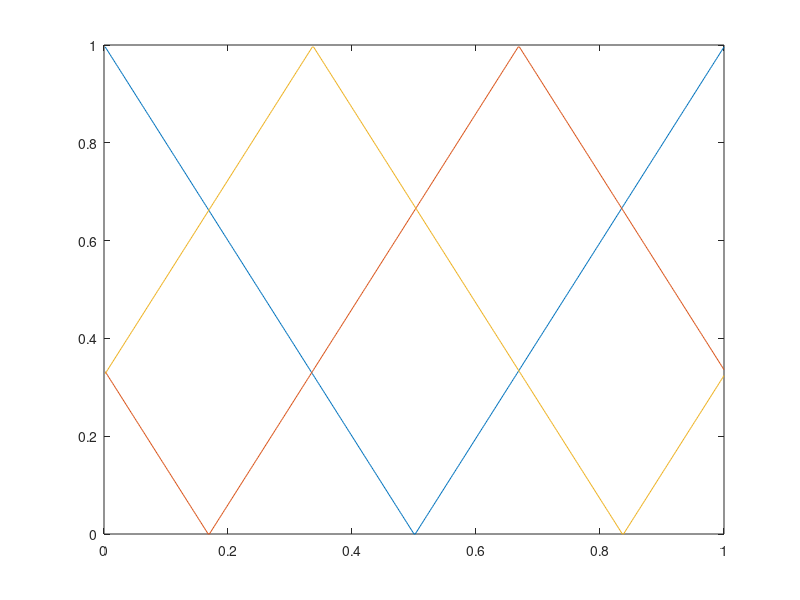

The MATLAB source for this figure:
%%
function structured_light()

gen_sawtooths(3);

function gen_sawtooths(n)

t = [1:500];
y = zeros(n, length(t));

for i = [1:n]
    
    new_y =  sawtooth(t,floor(length(t)/n)*(i-1)+1);
    
    y(i,:) = new_y;
% y2 = sawtooth(t,floor(500/n));
% y3 = sawtooth(t,floor(500/3*2));
end


figure(1);
plot(t/max(t),y);


%% generate one sawtooth cycle
function y=sawtooth(t,phase)

y = zeros(size(t));
ynew = 2*[ [floor(t(end)/2-1):-1:0], [0:1:floor(t(end)/2-1)] ]/t(end);
y(1:length(ynew)) = ynew;

y = [y(phase:end), y(1:phase-1)];